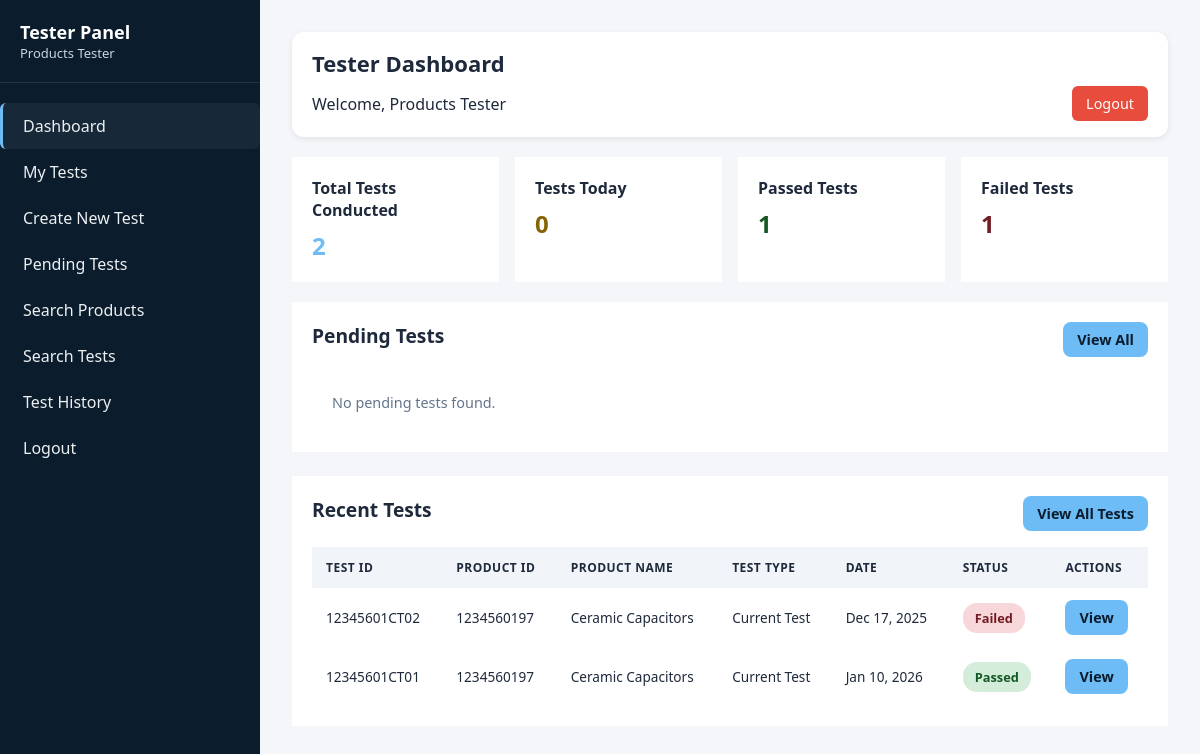
The app's page /backend/tester/index.php (signed in) with its own data.
### tables this page shows
CREATE TABLE `tests` (
  `test_id` varchar(12) NOT NULL,
  `product_id` varchar(10) NOT NULL,
  `test_type_id` int(11) NOT NULL,
  `product_code` varchar(6) NOT NULL,
  `revision_number` varchar(2) NOT NULL,
  `testing_code` varchar(2) NOT NULL,
  `roll_number` varchar(2) NOT NULL,
  `test_date` date NOT NULL,
  `test_time` time NOT NULL,
  `tester_id` int(11) NOT NULL,
  `test_status` enum('Pending','In Progress','Passed','Failed') DEFAULT 'Pending',
  `observed_results` text DEFAULT NULL,
  `test_criteria_met` tinyint(1) DEFAULT NULL,
  `test_remarks` text DEFAULT NULL,
  `failure_reason` text DEFAULT NULL,
  `retest_required` tinyint(1) DEFAULT 0,
  `retest_count` int(11) DEFAULT 0,
  `approved_by` int(11) DEFAULT NULL,
  `approval_date` timestamp NULL DEFAULT NULL,
  `created_at` timestamp NOT NULL DEFAULT current_timestamp(),
  `updated_at` timestamp NOT NULL DEFAULT current_timestamp() ON UPDATE current_timestamp()
);

CREATE TABLE `products` (
  `product_id` varchar(10) NOT NULL,
  `product_type_id` int(11) NOT NULL,
  `product_name` varchar(150) NOT NULL,
  `product_code` varchar(6) NOT NULL,
  `revision_number` varchar(2) NOT NULL,
  `manufacturing_number` varchar(2) NOT NULL,
  `batch_number` varchar(50) DEFAULT NULL,
  `manufacturing_date` date NOT NULL,
  `quantity` int(11) DEFAULT 1,
  `specifications` text DEFAULT NULL,
  `current_status` enum('In Testing','Passed','Failed','Re-Manufacturing','Sent to CPRI') DEFAULT 'In Testing',
  `cpri_submission_date` date DEFAULT NULL,
  `remarks` text DEFAULT NULL,
  `created_by` int(11) NOT NULL,
  `created_at` timestamp NOT NULL DEFAULT current_timestamp(),
  `updated_at` timestamp NOT NULL DEFAULT current_timestamp() ON UPDATE current_timestamp()
);

CREATE TABLE `test_types` (
  `test_type_id` int(11) NOT NULL,
  `test_type_code` varchar(6) NOT NULL,
  `test_type_name` varchar(100) NOT NULL,
  `test_description` text DEFAULT NULL,
  `test_criteria` text DEFAULT NULL,
  `test_parameters` text DEFAULT NULL,
  `department` varchar(50) DEFAULT NULL,
  `is_active` tinyint(1) DEFAULT 1,
  `created_at` timestamp NOT NULL DEFAULT current_timestamp()
);

### backend/includes/functions.php (called while the page is built, shortened)
<?php
function getRecentTests($conn, $user_id, $limit = 10) {
    $query = "SELECT t.*, p.product_name, tt.test_type_name
              FROM tests t
              JOIN products p ON t.product_id = p.product_id
              JOIN test_types tt ON t.test_type_id = tt.test_type_id
              WHERE t.tester_id = ?
              ORDER BY t.created_at DESC
              LIMIT ?";
    $stmt = $conn->prepare($query);
    $stmt->bind_param("ii", $user_id, $limit);
    $stmt->execute();
    $result = $stmt->get_result();
    $tests = array();
    while ($row = $result->fetch_assoc()) {
        $tests[] = $row;
    }
    return $tests;
}
function getPendingTests($conn, $user_id) {
    $query = "SELECT t.*, p.product_name, tt.test_type_name
              FROM tests t
              JOIN products p ON t.product_id = p.product_id
              JOIN test_types tt ON t.test_type_id = tt.test_type_id
              WHERE t.tester_id = ? AND t.test_status IN ('Pending', 'In Progress')
              ORDER BY t.test_date DESC";
    $stmt = $conn->prepare($query);
    $stmt->bind_param("i", $user_id);
    $stmt->execute();
    $result = $stmt->get_result();
    $tests = array();
    return $tests;
}
?>

### backend/tester/index.php (the view, shortened to what this page needs)
<?php
require_once '../config/database.php';
require_once '../includes/functions.php';
$user_id = $_SESSION['user_id'];
$user_name = $_SESSION['full_name'];
$recent_tests = getRecentTests($conn, $user_id, 10);
$pending_tests = getPendingTests($conn, $user_id);
$total_tests_query = "SELECT COUNT(*) as count FROM tests WHERE tester_id = ?";
$stmt = $conn->prepare($total_tests_query);
$stmt->bind_param("i", $user_id);
$stmt->execute();
$total_tests = $stmt->get_result()->fetch_assoc()['count'];
$today_tests_query = "SELECT COUNT(*) as count FROM tests WHERE tester_id = ? AND DATE(test_date) = CURDATE()";
$stmt = $conn->prepare($today_tests_query);
$stmt->bind_param("i", $user_id);
$stmt->execute();
$today_tests = $stmt->get_result()->fetch_assoc()['count'];
$passed_query = "SELECT COUNT(*) as count FROM tests WHERE tester_id = ? AND test_status = 'Passed'";
$stmt = $conn->prepare($passed_query);
$stmt->bind_param("i", $user_id);
$stmt->execute();
$passed_tests = $stmt->get_result()->fetch_assoc()['count'];
$failed_query = "SELECT COUNT(*) as count FROM tests WHERE tester_id = ? AND test_status = 'Failed'";
$stmt = $conn->prepare($failed_query);
$stmt->bind_param("i", $user_id);
$stmt->execute();
$failed_tests = $stmt->get_result()->fetch_assoc()['count'];
?>
<!DOCTYPE html>
<html lang="en">
<head>
<link rel="stylesheet" href="../supervisor/public/style.css">
</head>
<body>
    <div class="dashboard-container">
        <aside class="sidebar">
            <div class="sidebar-header">
                <h2>Tester Panel</h2>
                <p><?php echo htmlspecialchars($user_name); ?></p>
            </div>
            <ul class="sidebar-menu">
                <li><a href="index.php" class="active">Dashboard</a></li>
                <li><a href="my_tests.php">My Tests</a></li>
                <li><a href="new_test.php">Create New Test</a></li>
                <li><a href="pending_tests.php">Pending Tests</a></li>
                <li><a href="search_products.php">Search Products</a></li>
                <li><a href="search_tests.php">Search Tests</a></li>
                <li><a href="test_history.php">Test History</a></li>
                <li class="logout"><a href="../logout.php">Logout</a></li>
            </ul>
        </aside>
        <main class="main-content">
            <div class="top-bar">
                <h1>Tester Dashboard</h1>
                <div class="user-info">
                    <span>Welcome, <?php echo htmlspecialchars($user_name); ?></span>
                    <a href="../logout.php" class="logout-btn">Logout</a>
                </div>
            </div>
            <div class="stats-grid">
                <div class="stat-card">
                    <h3>Total Tests Conducted</h3>
                    <div class="stat-value"><?php echo $total_tests; ?></div>
                </div>
                <div class="stat-card warning">
                    <h3>Tests Today</h3>
                    <div class="stat-value"><?php echo $today_tests; ?></div>
                </div>
                <div class="stat-card success">
                    <h3>Passed Tests</h3>
                    <div class="stat-value"><?php echo $passed_tests; ?></div>
                </div>
                <div class="stat-card danger">
                    <h3>Failed Tests</h3>
                    <div class="stat-value"><?php echo $failed_tests; ?></div>
                </div>
            </div>
            <div class="content-section">
                <div class="section-header">
                    <h2>Pending Tests</h2>
                    <a href="pending_tests.php" class="btn btn-primary">View All</a>
                </div>
                <div class="table-responsive">
                    <?php if (count($pending_tests) > 0): ?>
                    <table>
                        <thead>
                            <tr>
                                <th>Test ID</th>
                                <th>Product ID</th>
                                <th>Product Name</th>
                                <th>Test Type</th>
                                <th>Test Date</th>
                                <th>Status</th>
                                <th>Actions</th>
                            </tr>
                        </thead>
                        <tbody>
                            <?php foreach (array_slice($pending_tests, 0, 5) as $test): ?>
                            <tr>
                                <td><?php echo htmlspecialchars($test['test_id']); ?></td>
                                <td><?php echo htmlspecialchars($test['product_id']); ?></td>
                                <td><?php echo htmlspecialchars($test['product_name']); ?></td>
                                <td><?php echo htmlspecialchars($test['test_type_name']); ?></td>
                                <td><?php echo date('M d, Y', strtotime($test['test_date'])); ?></td>
                                <td><span class="badge badge-pending"><?php echo $test['test_status']; ?></span></td>
                                <td>
                                    <div class="action-btns">
                                        <a href="update_test.php?id=<?php echo $test['test_id']; ?>" class="btn btn-sm btn-edit">Update</a>
                                    </div>
                                </td>
                            </tr>
                            <?php endforeach; ?>
                        </tbody>
                    </table>
                    <?php else: ?>
                    <div class="empty-state">
                        <p>No pending tests found.</p>
                    </div>
                    <?php endif; ?>
                </div>
            </div>
            <div class="content-section">
                <div class="section-header">
                    <h2>Recent Tests</h2>
                    <a href="my_tests.php" class="btn btn-primary">View All Tests</a>
                </div>
                <div class="table-responsive">
                    <?php if (count($recent_tests) > 0): ?>
                    <table>
                        <thead>
                            <tr>
                                <th>Test ID</th>
                                <th>Product ID</th>
                                <th>Product Name</th>
                                <th>Test Type</th>
                                <th>Date</th>
                                <th>Status</th>
                                <th>Actions</th>
                            </tr>
                        </thead>
                        <tbody>
                            <?php foreach ($recent_tests as $test): ?>
                            <tr>
                                <td><?php echo htmlspecialchars($test['test_id']); ?></td>
                                <td><?php echo htmlspecialchars($test['product_id']); ?></td>
                                <td><?php echo htmlspecialchars($test['product_name']); ?></td>
                                <td><?php echo htmlspecialchars($test['test_type_name']); ?></td>
                                <td><?php echo date('M d, Y', strtotime($test['test_date'])); ?></td>
                                <td>
                                    <?php
                                    $badge_class = 'badge-pending';
                                    if ($test['test_status'] == 'Passed') $badge_class = 'badge-success';
                                    elseif ($test['test_status'] == 'Failed') $badge_class = 'badge-danger';
                                    elseif ($test['test_status'] == 'In Progress') $badge_class = 'badge-progress';
                                    ?>
                                    <span class="badge <?php echo $badge_class; ?>"><?php echo $test['test_status']; ?></span>
                                </td>
                                <td>
                                    <div class="action-btns">
                                        <a href="view_test.php?id=<?php echo $test['test_id']; ?>" class="btn btn-sm btn-view">View</a>
                                    </div>
                                </td>
                            </tr>
                            <?php endforeach; ?>
                        </tbody>
                    </table>
                    <?php else: ?>
                    <div class="empty-state">
                        <p>No recent tests found.</p>
                    </div>
                    <?php endif; ?>
                </div>
            </div>
        </main>
    </div>
</body>
</html>

### backend/supervisor/public/style.css (style rules this page uses)
:root { --navy:#0b1c2d; --text:#1e293b; --accent:#6dbcf6; --glass:#ffffff; --success:#d4edda; --success-text:#155724; --error:#f8d7da; --error-text:#721c24; --info:#d1ecf1; --info-text:#0c5460; --warning:#fff3cd; --warning-text:#856404; --purple:#f0e6ff; --purple-text:#4b2c6f; }
* { margin:0; padding:0; box-sizing:border-box; }
body { font-family:"Segoe UI",sans-serif; background:#f4f6f9; color:var(--text); overflow-x:hidden; }
.dashboard-container { display:flex; width:100%; min-height:100vh; }
.sidebar { width:260px; background:var(--navy); color:#fff; padding:20px 0; height:100vh; position:sticky; top:0; flex-shrink:0; }
.sidebar-header { padding:0 20px 20px; border-bottom:1px solid rgba(255,255,255,0.1); }
.sidebar-header h2 { font-size:18px; }
.sidebar-header p { font-size:13px;color:#cbd5e1; }
.sidebar-menu { list-style:none;padding:20px 0; }
.sidebar-menu a { display:block; padding:12px 20px; text-decoration:none; color:#fff; transition:.3s; }
.sidebar-menu a { display:block; padding:12px 20px; color:#ecf0f1; border-left:3px solid transparent; border-radius:6px; transition:0.3s; }
.sidebar-menu a:hover, .sidebar-menu a.active { background: rgba(255,255,255,0.05); border-left:3px solid var(--accent); }
.main-content { flex:1; padding:24px; width:100%; min-width:0; }
.top-bar { background:#fff; border-radius:12px; padding:16px 20px; margin-bottom:20px; display:flex; flex-wrap:wrap; width:100%; box-shadow:0 2px 6px rgba(0,0,0,.08); }
.top-bar h1 { width:100%; font-size:22px; margin-bottom:8px; }
.user-info { width:100%; display:flex; justify-content:space-between; align-items:center; }
.logout-btn { background:#e74c3c; color:#fff; padding:8px 14px; border-radius:6px; text-decoration:none; font-size:.85rem; }
.content-section { background:#fff; padding:20px; border-radius:12px; width:100%; }
.content-section > div { display:flex; gap:12px; width:100%; flex-wrap:wrap; }
.content-section .btn { background:var(--accent); color:var(--navy); padding:8px 14px; border-radius:8px; text-decoration:none; font-size:.9rem; }
.table-responsive { width:100%; overflow-x:auto; margin-top:16px; }
table { width:100%; min-width:720px; border-collapse:collapse; }
th,td { padding:12px; text-align:left; font-size:.9rem; }
th { background:#f1f5f9; text-transform:uppercase; font-size:.8rem; }
@media (min-width:1200px) { .main-content { padding:32px; } }
.badge { display: inline-block; padding: 6px 12px; border-radius: 14px; font-size: 0.8rem; font-weight: 600; text-align: center; }
table th, table td { vertical-align: middle; }
.table-responsive table tr td span.badge { white-space: nowrap; }
.logout-btn { background: #e74c3c; color: white; padding: 8px 14px; border-radius: 6px; text-decoration: none; font-size: 0.9rem; transition: all 0.3s ease; }
.sidebar { width:260px; background:var(--navy); color:#fff; height:100vh; top:0; flex-shrink:0; display:flex; flex-direction:column; }
.sidebar-header { padding:0 20px 20px; border-bottom:1px solid rgba(255,255,255,0.1); flex-shrink:0; }
.sidebar-menu { list-style:none; padding:20px 0; flex:1; overflow-y:auto; overflow-x:hidden; scrollbar-width: thin; scrollbar-color: var(--accent) rgba(255,255,255,0.1); }
.sidebar-menu a { display:block; padding:12px 20px; text-decoration:none; color:#ecf0f1; border-left:3px solid transparent; border-radius:6px; transition:0.3s; }
.content-section h2 { font-size:1.05rem; font-weight:600; color:var(--text); }
.content-section table { width:100%; border-collapse:collapse; min-width:720px; }
.content-section th, .content-section td { padding:12px 14px; font-size:0.85rem; text-align:left; vertical-align:middle; }
.content-section th { background:#f1f5f9; font-size:0.75rem; text-transform:uppercase; letter-spacing:0.04em; }
.content-section { overflow-x:auto; }
.badge { display:inline-block; padding:6px 12px; font-size:0.75rem; font-weight:600; border-radius:14px; white-space:nowrap; }
.badge-success { background:var(--success); color:var(--success-text); }
.badge-danger { background:var(--error); color:var(--error-text); }
.btn { display:inline-block; text-decoration:none; border-radius:8px; font-size:0.8rem; padding:6px 14px; font-weight:600; }
.btn-sm { padding:6px 12px; font-size:0.75rem; }
.btn-view { background:var(--navy); color:#fff; transition:0.3s; }
.content-section p { font-size:0.9rem; }

### records on screen
tests: test_id "12345601CT02", product "1234560197", product.product_name "Ceramic Capacitors", test_type.test_type_name "Current Test", test_date "Dec 17, 2025", test_status "Failed"
tests: test_id "12345601CT01", product "1234560197", product.product_name "Ceramic Capacitors", test_type.test_type_name "Current Test", test_date "Jan 10, 2026", test_status "Passed"

### other values on screen
$user_name "Products Tester"
$total_tests "2"
$today_tests "0"
$passed_tests "1"
$failed_tests "1"
